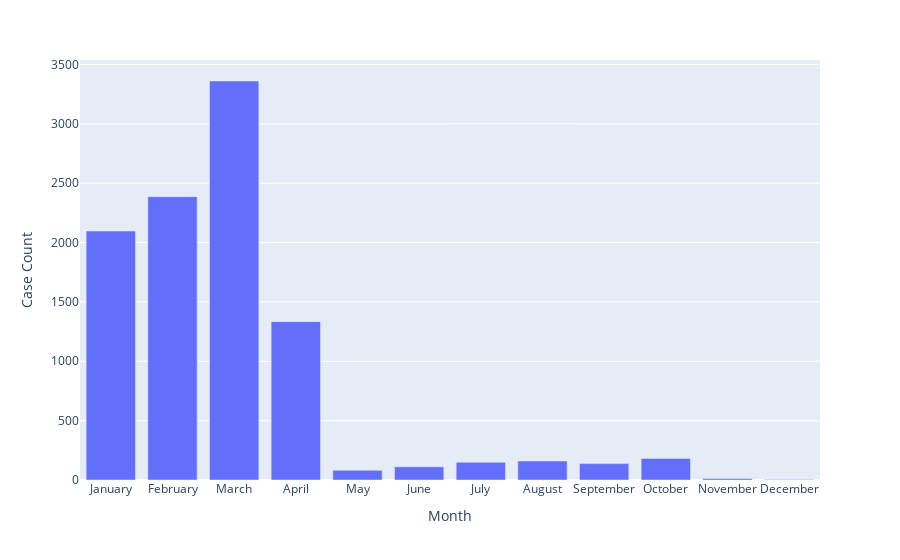

Notebook code cell kept with this figure:
### Code cell
px.bar(month_wise_cases, 'Month', 'Case Count')

### Figure 1 — Plotly figure (JSON) as saved in the notebook; plotly's stock layout.template omitted (floating-point values rounded to 4 significant figures)
{"data": [{"alignmentgroup": "True", "hovertemplate": "Month=%{x}<br>Case Count=%{y}<extra></extra>", "legendgroup": "", "marker": {"color": "#636efa", "pattern": {"shape": ""}}, "name": "", "offsetgroup": "", "orientation": "v", "showlegend": false, "textposition": "auto", "type": "bar", "x": ["January", "February", "March", "April", "May", "June", "July", "August", "September", "October", "November", "December"], "xaxis": "x", "y": [2097, 2387, 3361, 1334, 82, 111, 149, 160, 138, 182, 13, 5], "yaxis": "y"}], "layout": {"barmode": "relative", "legend": {"tracegroupgap": 0}, "margin": {"t": 60}, "xaxis": {"anchor": "y", "domain": [0, 1], "title": {"text": "Month"}}, "yaxis": {"anchor": "x", "domain": [0, 1], "title": {"text": "Case Count"}}}}
